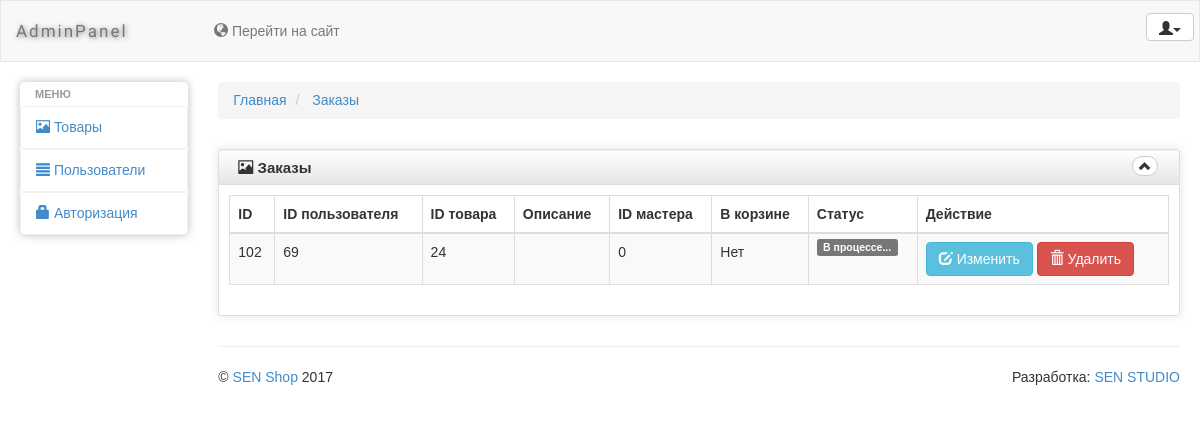
Page /admin/orders.php (signed in) on the committed database.
### tables this page shows
CREATE TABLE IF NOT EXISTS `order` (
  `order_id` int(11) NOT NULL AUTO_INCREMENT,
  `customer_id` int(11) NOT NULL,
  `product_id` int(11) DEFAULT NULL,
  `description` text,
  `master_id` int(11) DEFAULT NULL,
  `in_cart` tinyint(4) NOT NULL DEFAULT '0',
  `completed` tinyint(4) NOT NULL DEFAULT '0',
  PRIMARY KEY (`order_id`),
  KEY `order_fk0` (`customer_id`),
  KEY `order_fk1` (`product_id`),
  KEY `order_fk2` (`master_id`)
);

### admin/content_orders_master.php (the view, shortened to what this page needs)
	<div id="content" class="col-lg-10 col-sm-10">
            <div>
    <ul class="breadcrumb">
        <li>
            <a href="#">Главная</a>
        </li>
        <li>
            <a href="#">Заказы</a>
        </li>
    </ul>
</div>
  <div class="row">
    <div class="box col-md-12">
    <div class="box-inner">
    <div class="box-header well" data-original-title="">
        <h2><i class="glyphicon glyphicon-picture"></i> Заказы</h2>
        <div class="box-icon">
                        <a href="#" class="btn btn-minimize btn-round btn-default"><i
                                class="glyphicon glyphicon-chevron-up"></i></a>
        </div>
    </div>
    <div class="box-content">
    <table class="table table-striped table-bordered bootstrap-datatable datatable responsive">
    <thead>
    <tr>
        <th>ID</th>
        <th>ID пользователя</th>
        <th>ID товара</th>
        <th>Описание</th>
		<th>ID мастера</th>
		<th>В корзине</th>
		<th>Статус</th>
		<th>Действие</th>
    </tr>
    </thead>
    <tbody>
		<?php
include 'connection.php';
    $id_master = $_SESSION['id'];
$link = mysqli_connect($host, $user, $password, $database)
    or die("Ошибка" . mysqli_error($link));
	mysqli_query($link, "SET NAMES utf8");
	mysqli_query($link, "SET CHARACTER SET utf8");
	mysqli_query($link, "SET character_set_client = utf8");
	mysqli_query($link, "SET character_set_connection = utf8");
	mysqli_query($link, "SET character_set_results = utf8");
	$query = "SELECT `order_id`, `customer_id`, `product_id`, `description`, `master_id`, `in_cart`, `completed` FROM `order` WHERE `master_id`=$id_master";
	$res = mysqli_query($link, $query) or die(mysqli_error());
	while($row = mysqli_fetch_array($res)) {
	$order_id = (int)$row['order_id'];
	$customer_id = (int)$row['customer_id'];
	$product_id = (int)$row['product_id'];
	$master_id = (int)$row['master_id'];
	echo '<tr id="'.$order_id.'">';
	echo '<td id="order_id"> '.$order_id.'</td>';
	echo '<td id="customer_id"> '.$customer_id.'</td>';
	echo '<td id="product_id"> '.$product_id.'</td>';
	echo '<td id="description"> '.$row['description'].'</td>';
	echo '<td id="master_id"> '.$master_id.'</td>';
	if($row['in_cart']==1) echo '<td id="in_cart"> Да</td>';
	else if($row['in_cart']==0) echo '<td id="in_cart"> Нет</td>';
	echo '<td class="center">';
	if($row['completed']==1) echo '<span id="'.$row['completed'].'" class="label-success label label-default status">Выполнен</span>';
	else if($row['completed']==0) echo '<span id="'.$row['completed'].'" class="label-default label status">В процессе...</span>';
    echo '</td>';
	echo '<td class="center">';
	echo '<a class="btn btn-info edit_order" id="'.$row['order_id'].'" href="#">';
	echo '<i class="glyphicon glyphicon-edit icon-white"></i>';
	echo ' Изменить';
	echo '</a>';
	echo '<a class="btn btn-danger delete_order" href="#" id="'.$order_id.'">';
	echo '<i class="glyphicon glyphicon-trash icon-white"></i>';
	echo ' Удалить';
	echo '</a>';
	echo '</td>';
	echo '</tr>';
	}
?>
    </tbody>
    </table>
    </div>
    </div>
    </div>
    </div>
  <hr>

### admin/css/charisma-app.css (style rules this page uses)
.box { margin-top: 10px; margin-bottom: 10px; }
.box-inner { border: 1px solid #DEDEDE; border-radius: 3px; -webkit-border-radius: 3px; -moz-border-radius: 3px; box-shadow: 0 0 10px rgba(189, 189, 189, 0.4); -webkit-box-shadow: 0 0 10px rgba(189, 189, 189, 0.4); -moz-box-shadow: 0 0 10px rgba(189, 189, 189, 0.4); }
.box-header { border: none; padding-top: 5px; border-bottom: 1px solid #DEDEDE; border-radius: 3px 3px 0 0; -webkit-border-radius: 3px 3px 0 0; -moz-border-radius: 3px 3px 0 0; height: 35px; min-height: 35px !important; margin-bottom: 0; font-weight: bold; font-size: 16px; background: -moz-linear-gradient(top, rgba(255, 255, 255, 0) 0%, rgba(0, 0, 0, 0.1) 100%); background: -webkit-gradient(linear, left top, left bottom, color-stop(0%, rgba(255, 255, 255, 0)), color-stop(100%, rgba(0, 0, 0, 0.1))); background: -webkit-linear-gradient(top, rgba(255, 255, 255, 0) 0%, rgba(0, 0, 0, 0.1) 100%); background: -o-linear-gradient(top, rgba(255, 255, 255, 0) 0%, rgba(0, 0, 0, 0.1) 100%); background: -ms-linear-gradient(top, rgba(255, 255, 255, 0) 0%, rgba(0, 0, 0, 0.1) 100%); background: linear-gradient(to bottom, rgba(255, 255, 255, 0) 0%, rgba(0, 0, 0, 0.1) 100%); filter: progid:DXImageTransform.Microsoft.gradient(startColorstr='#00ffffff', endColorstr='#1a000000', GradientType=0); }
.box-header h2 { font-size: 15px; width: auto; clear: none; float: left; line-height: 25px; white-space: nowrap; font-weight: bold; margin-top: 0; margin-bottom: 0; }
.box-header h2 > i { margin-top: 1px; }
.box-icon { float: right; }
.box-icon a { clear: none; float: left; margin: 0 2px; height: 20px; width: 5px; margin-top: 1px; }
.box-icon a i { margin-left: -6px; top: -1px; }
.box-content { padding: 10px; }
.btn-round { border-radius: 40px; -webkit-border-radius: 40px; -moz-border-radius: 40px; font-size: 12px; padding-top: 4px; }
@media only screen and (min-width: 980px) { a, button, input[type=submit], input[type=button], .product-img { -webkit-transition: .5s; -moz-transition: .5s; -ms-transition: .5s; -o-transition: .5s; transition: .5s; } }

### admin/bower_components/responsive-tables/responsive-tables.css (style rules this page uses)
table th { font-weight: bold; }
table td, table th { padding: 9px 10px; text-align: left; }

### admin/css/style.form.product.css (style rules this page uses)
body { font: 14px/21px "Lucida Sans", "Lucida Grande", "Lucida Sans Unicode", sans-serif; }
.input:focus, .contact_form1 input:focus, { background: #fff; border:1px solid #555; box-shadow: 0 0 3px #aaa; padding-right:70px; }

### rows in the picture
order: order_id "102", customer "69", product "24", master "0", in_cart "Нет"
